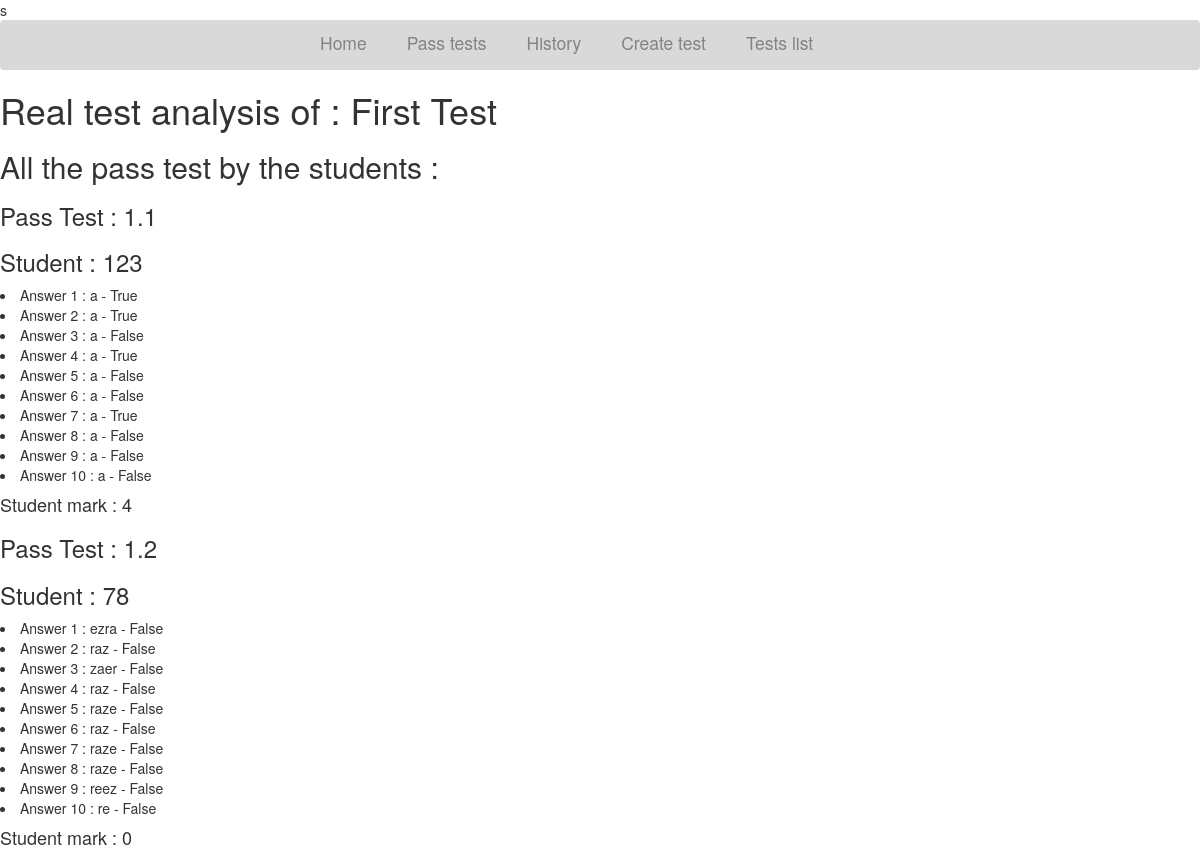
Page /tests/manage/analysis/display/1/ on the committed database.
### tests/models.py (models this page shows, shortened)
class Test_end_session(models.Model):
	id_test = models.CharField(max_length=10, null=False, primary_key=True)
	title = models.CharField(max_length=50)
	q1 = models.TextField()
	a1 = models.TextField()
	q2 = models.TextField()
	a2 = models.TextField()
	q3 = models.TextField()
	a3 = models.TextField()
	q4 = models.TextField()
	a4 = models.TextField()
	q5 = models.TextField()
	a5 = models.TextField()
	q6 = models.TextField()
	a6 = models.TextField()
	q7 = models.TextField()
	a7 = models.TextField()
	q8 = models.TextField()
	a8 = models.TextField()
	q9 = models.TextField()
	a9 = models.TextField()
	q10 = models.TextField()
	a10 = models.TextField()

class Pass_test_end_session(models.Model):
	id_pass_test = models.CharField(max_length=10, primary_key=True)
	id_test = models.ForeignKey(Test_end_session, on_delete=models.CASCADE)
	id_student = models.CharField(max_length=10, null=False)
	q1 = models.TextField()
	q2 = models.TextField()
	q3 = models.TextField()
	q4 = models.TextField()
	q5 = models.TextField()
	q6 = models.TextField()
	q7 = models.TextField()
	q8 = models.TextField()
	q9 = models.TextField()
	q10 = models.TextField()
	class Meta:
		unique_together = ('id_pass_test', 'id_student')

### tests/views.py (the view)
# urls.py: path('manage/analysis/display/<str:input_id_test>/', real_tests_analysis_view, name='Real test analysis'),
def real_tests_analysis_view(request, input_id_test):
	mark = Mark()
	passtest_list = Pass_test_end_session.objects.filter(id_test = input_id_test)
	test = get_object_or_404(Test_end_session, id_test = input_id_test)
	context = {
		'passtest_list': passtest_list,
		'test':test,
		'mark':mark,
	}
	return render(request, 'manage_tests/real_tests_analysis.html', context)

### tests/models.py (called while the page is built)
    def increment(self):
        self.counter += 1
        return ''

    def init(self):
	    self.counter = 0
	    return ''

### tests/templates/manage_tests/real_tests_analysis.html (shortened to what this page needs)
s{% extends 'base.html' %}
{% block content %}
<h1>Real test analysis of : {{test.title}}</h1>
<h2>All the pass test by the students : </h2>
{% for pass_test in passtest_list %}
	<h3>Pass Test : {{pass_test.id_pass_test}}</h3>
	<h3>Student : {{pass_test.id_student}}</h3>
	{% if pass_test.q1 == test.a1 %}
		<li>Answer 1 : {{pass_test.q1}} - True</li>
	{% else %}
		<li>Answer 1 : {{pass_test.q1}} - False</li>
	{% endif %}
	{% if pass_test.q2 == test.a2 %}
		<li>Answer 2 : {{pass_test.q2}} - True</li>
	{% else %}
		<li>Answer 2 : {{pass_test.q2}} - False</li>
	{% endif %}
	{% if pass_test.q3 == test.a3 %}
		<li>Answer 3 : {{pass_test.q3}} - True</li>
		{{mark.increment}}
	{% else %}
		<li>Answer 3 : {{pass_test.q3}} - False</li>
	{% endif %}
	{% if pass_test.q4 == test.a4 %}
		<li>Answer 4 : {{pass_test.q4}} - True</li>
	{% else %}
		<li>Answer 4 : {{pass_test.q4}} - False</li>
	{% endif %}
	{% if pass_test.q5 == test.a5 %}
		<li>Answer 5 : {{pass_test.q5}} - True</li>
		{{mark.increment}}
	{% else %}
		<li>Answer 5 : {{pass_test.q5}} - False</li>
	{% endif %}
	{% if pass_test.q6 == test.a6 %}
		<li>Answer 6 : {{pass_test.q6}} - True</li>
		{{mark.increment}}
	{% else %}
		<li>Answer 6 : {{pass_test.q6}} - False</li>
	{% endif %}
	{% if pass_test.q7 == test.a7 %}
		<li>Answer 7 : {{pass_test.q7}} - True</li>
	{% else %}
		<li>Answer 7 : {{pass_test.q7}} - False</li>
	{% endif %}
	{% if pass_test.q8 == test.a8 %}
		<li>Answer 8 : {{pass_test.q8}} - True</li>
		{{mark.increment}}
	{% else %}
		<li>Answer 8 : {{pass_test.q8}} - False</li>
	{% endif %}
	{% if pass_test.q9 == test.a9 %}
		<li>Answer 9 : {{pass_test.q9}} - True</li>
		{{mark.increment}}
	{% else %}
		<li>Answer 9 : {{pass_test.q9}} - False</li>
	{% endif %}
	{% if pass_test.q10 == test.a10 %}
		<li>Answer 10 : {{pass_test.q10}} - True</li>
		{{mark.increment}}
	{% else %}
		<li>Answer 10 : {{pass_test.q10}} - False</li>
	{% endif %}
	<h4>Student mark : {{mark.counter}}</h4>
{% endfor %}
{% endblock content %}

### rows in the picture
Test_end_session: title "First Test"
Pass_test_end_session: id_pass_test "1.1", id_student "123", q1 "a", q2 "a", q3 "a", q4 "a", q5 "a", q6 "a", q7 "a", q8 "a", q9 "a", q10 "a", counter "4"
Pass_test_end_session: id_pass_test "1.2", id_student "78", q1 "ezra", q2 "raz", q3 "zaer", q4 "raz", q5 "raze", q6 "raz", q7 "raze", q8 "raze", q9 "reez", q10 "re", counter "0"
